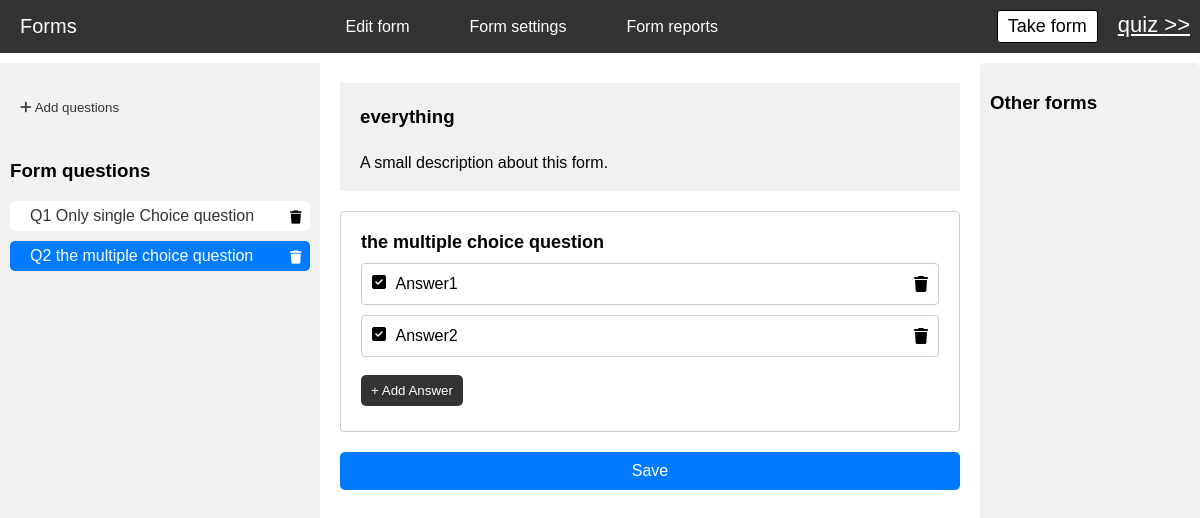
/forms/edit-form/10/8, run on the app's committed database.
### conditionalforms/models.py (models this page shows, shortened)
class question(models.Model):
    QUESTION_TYPES = (
        ('single_choice', 'Single Choice'),
        ('multiple_choice', 'Multiple Choice'),
        ('short_answer', 'Short Answer'),
        ('long_answer', 'Long Answer'),
        ('yes_no', 'Yes/No'),
    )
    form=models.ForeignKey(form,on_delete=models.CASCADE,db_column="Form")
    question_type = models.CharField(max_length=20, choices=QUESTION_TYPES,blank=True,db_column="QuestionType")
    title = models.TextField(default="Question Title",db_column="Title")
    placeholder = models.CharField(default="Placeholder text",max_length=100,blank=True, null=True,db_column="Placeholder")

class form(models.Model):
    formtitle=models.CharField(max_length=500,default="Form Title",blank=True,db_column="FormTitle")
    formdescription=models.TextField(default="A small description about this form.",blank=True,db_column="FormDescription")
    formslug=models.SlugField(max_length=200,default="form-title",null=True,db_column="FormSlug")
    datemodified=models.DateTimeField(auto_now=True,db_column="DateModified")
    showformdetails=models.BooleanField(default=True,db_column="ShowFormDetails")
    ispublished=models.BooleanField(default=True,db_column="IsPublished")

class answer(models.Model):
    content=models.TextField(default="Answer",blank=True,null=True,db_column="Content")
    is_correct=models.BooleanField(default=False,db_column="IsCorrect")
    questiontitle=models.ForeignKey(question,on_delete=models.CASCADE,blank=True,null=True,db_column="QuestionTitle")

### conditionalforms/views.py (the view)
# urls.py: path("edit-form/<int:id>/<int:questionid>",views.editform,name="editquestion"),
def editform(request, id,questionid=None):
    context = {}
    projectName = settings.ROOT_URLCONF.split('.')[0]
    formdata = get_object_or_404(models.form, id=id)
    allform = models.form.objects.all().exclude(id=id)
    questions = question.objects.get(form_id=id,id=questionid) if questionid else ''
    allQuestions = question.objects.filter(form_id=id)
    Answerformset = modelformset_factory(answer,fields=('content', 'is_correct'),extra=0)
    if request.method == "POST":
        answer_formset=Answerformset(request.POST,queryset=answer.objects.filter(questiontitle_id=questions.id))
        form = None
        prefix = f'question_{questions.id}'
        if questions.question_type == 'single_choice':
            form = SingleChoiceForm(request.POST, instance=questions, prefix=prefix)
        elif questions.question_type == 'multiple_choice':
            form = MultipleChoiceForm(request.POST, instance=questions, prefix=prefix)
        elif questions.question_type == 'yes_no':
            form = YesNoForm(request.POST, instance=questions, prefix=prefix)
        elif questions.question_type == 'short_answer':
            form = ShortAnswerForm(request.POST, instance=questions, prefix=prefix)
        elif questions.question_type == 'long_answer':
            form = LongAnswerForm(request.POST, instance=questions, prefix=prefix)
        if answer_formset.is_valid():
            answer_formset.save()
        if form is not None and form.is_valid():
            inst=form.save(commit=False)
            if questions.question_type == 'long_answer' or questions.question_type == 'short_answer':
                inst.placeholder=request.POST.get('answer')
            elif questions.question_type == 'multiple_choice':
                inst.correct_answer=request.POST.getlist('answer')
            else:
                inst.correct_answer=request.POST.get('answer')
            inst.save()
            messages.success(request, "Questions updated successfully. Your changes have been saved.")
        else:
            error = form.errors if form else None
            messages.error(request, "Failed to update the form. An error occurred while saving your changes.")
            context['errors'] = error
    else:
        answer_formset=Answerformset(queryset=answer.objects.filter(questiontitle_id=questions.id)) if questions != '' else None
    question_forms = [SingleChoiceForm(instance=questions, prefix=f'question_{questions.id}') if questions.question_type == 'single_choice'
        else MultipleChoiceForm(instance=questions, prefix=f'question_{questions.id}') if questions.question_type == 'multiple_choice'
        else YesNoForm(instance=questions, prefix=f'question_{questions.id}') if questions.question_type == 'yes_no'
        else ShortAnswerForm(instance=questions, prefix=f'question_{questions.id}') if question.question_type == 'short_answer'
        else LongAnswerForm(instance=questions, prefix=f'question_{questions.id}')] if questionid else None
    context['allForms'] = allform
    context['questions'] = questions
    context['allQuestions'] = allQuestions
    context['question_forms'] = question_forms
    context['projectName'] = projectName
    context['id'] = id
    context['form'] = formdata
    context['answerforms']=answer_formset
    return render(request, "editform.html", context)

### conditionalforms/templates/editform.html (shortened to what this page needs)
{% include 'editformnavigation.html' %}
{% load static %}
<div class="form-maincontainer">
    <div class="form-sidebar-questioncontainer">
        <h3 class="form-sidebar-title">
            <button id="toggleAddQuestion" class="form-collapsible-btn" onclick="toggleAddQuestion()">
                <i class="fas fa-plus" id="addQuestionIcon"></i> Add questions
            </button>
        </h3>
        <h3 class="form-sidebar-title">Form questions</h3>
        <div class="form-question-list" id="sortableQuestionsList" style="height: 75%;">
            {% for question in allQuestions %}
            <div class="form-question {% if question.id|add:'0' == question_forms.0.instance.pk|add:'0' %}active{% endif %}" data-questionid="{{question.id}}">
                <a href="{% url 'editquestion' id question.id %}" class="form-question-text"><div>Q{{forloop.counter}} {{question.title|safe}}</div></a>
                <form method="post" action="{% url 'deletequestion' question.id %}">
                    <div class="form-question-actions">
                        <button class="form-question-delete"><i class="fas fa-trash"></i></button>
                    </div>
                </form>
            </div>
            {% endfor %}
        </div>
    </div>
    <div class="form-mainplayground">
        <div class="form-details-panel">
            {% with 'formgeneralsettings' as settingsurl %}
            <h3>{{form.formtitle}} <i onclick="location.href='{% url settingsurl form.id %}'" class="fas fa-pencil" {% if not question_forms %} style="display: inline-block;opacity: 1;" {% endif %}></i></h3>
            <p>{{form.formdescription}} <i onclick="location.href='{% url settingsurl form.id %}'" class="fas fa-pencil" {% if not question_forms %} style="display: inline-block;opacity: 1;" {% endif %}></i></p>
            {% endwith %}
        </div>
        {% if question_forms %}
        <form method="post">
        <div class="form-question-container">
            <div class="form-question-title" contenteditable="true" id="{{question_forms.0.title.html_name}}" onblur="updateContent(this.id,this)">{{question_forms.0.title.value|safe}}</div>{{ question_forms.0.question_type }}
            {% if questions.question_type == 'multiple_choice' %}
            <div class="form-answer-list">
                {% for field in answerforms %}
                <div class="form-answer-card">
                    <label for="{{ field.content.id_for_label }}" class="form-answer-content">
                        <span class="icon"><i class="fas fa-check-square"></i></span>
                        <span contenteditable="true" id="{{field.content.html_name}}" onblur="updateContent(this.id,this)">{{field.content.value|safe}}</span>
                        {% with 'deleteanswer' as deleteanswer %}
                        <i class="fas fa-trash" onclick="location.href='{% url deleteanswer form.id questions.id field.instance.id %}'"></i>
                        {% endwith %}
                    </label>
                </div>
                {% endfor %}
            </div>
            <br>
            {% with 'addanswer' as addanswer %}
            <button type="button" class="form-question-button" style="width: auto;" onclick="location.href='{% url addanswer form.id questions.id %}'">+ Add Answer</button>
            {% endwith %}
            {% endif %}
        </div>
        <div class="form-action-button-container">
            <button class="form-action-button">Save</button>
        </div>
        </form>
        {% endif %}
    </div>
    <div class="form-sidebar-otherforms">
        <h3 class="form-sidebar-title">Other forms</h3>
    </div>
</div>

### conditionalforms/static/formmain.css (style rules this page uses)
.form-maincontainer { display: flex; margin-top: 10px; height: 90vh; }
.form-sidebar-questioncontainer { width: 300px; background-color: #f1f1f1; padding: 10px; }
.form-question-button { display: block; width: 100%; padding: 8px 10px; margin-bottom: 5px; background-color: #333; color: #fff; border: none; text-align: left; cursor: pointer; border-radius: 5px; transition: background-color 0.3s ease; }
.form-question { display: flex; justify-content: space-between; align-items: center; margin-bottom: 5px; background-color: #fff; padding: 5px; border-radius: 5px; transition: background-color 0.3s ease; cursor: pointer; }
.form-question.active { background-color: #007bff; }
.form-question.active a,.form-question.active .fas { color: white !important; }
.form-question form { margin: 0; margin-left: auto; }
.form-question-text { text-decoration: none; color: #333; }
.form-question-actions { display: flex; gap: 5px; align-items: center; }
.form-question-actions button { background-color: transparent; border: none; padding: 5px; cursor: pointer; transition: background-color 0.3s ease; }
.form-question-actions button i { color: black; }
.form-mainplayground { flex: 1; padding: 10px; display: flex; gap: 20px; flex-direction: column; overflow: auto; }
.form-question-container { margin-bottom: 20px; padding: 20px; border: 1px solid #ccc; border-radius: 4px; }
.form-question-title { font-size: 18px; font-weight: bold; margin-bottom: 10px; outline: none; }
.form-answer-list { display: flex; flex-direction: column; gap: 10px; }
.form-answer-card { display: flex; align-items: center; }
.form-answer-card .form-answer-content { position: relative; border: 1px solid #ccc; border-radius: 4px; padding: 10px; font-size: 16px; transition: border-color 0.3s; cursor: pointer; display: flex; align-items: center; gap: 5px; width: 100%; }
.form-answer-card .form-answer-content .icon { width: 20px; height: 20px; }
.form-answer-content span { outline: none; width: 100%; }
.form-sidebar-otherforms { width: 200px; background-color: #f1f1f1; padding: 10px; border-radius: 5px; transition: background-color 0.3s ease; }
.form-collapsible-btn { background-color: #f1f1f1; color: #333; padding: 8px 10px; width: 100%; text-align: left; border: none; outline: none; cursor: pointer; }
.form-action-button { display: block; width: 100%; padding: 10px; margin-bottom: 10px; background-color: #333; color: #fff; border: none; text-align: center; cursor: pointer; border-radius: 5px; transition: background-color 0.3s ease; }
.form-question-edit, .form-question-delete { display: inline-block; width: 20px; height: 20px; background-color: #555; color: #fff; border: none; padding: 5px; cursor: pointer; border-radius: 50%; transition: background-color 0.3s ease; }
.form-details-panel { background-color: #f1f1f1; padding: 0px 20px; }

### conditionalforms/static/formsettings.css (style rules this page uses)
.form-action-button-container { text-align: center; margin-top: 20px; }

### conditionalforms/static/formreports.css (style rules this page uses)
.form-mainplayground { padding: 20px; }
.form-question, .form-essay-answer { margin-bottom: 10px; }
.form-action-button-container { text-align: center; margin-top: 20px; }
.form-action-button { padding: 10px 20px; background-color: #007bff; color: #fff; border: none; border-radius: 5px; font-size: 16px; cursor: pointer; }

### data on the page
question: title "Only single Choice question"
question: title "the multiple choice question", Title "the multiple choice question", QuestionType "multiple_choice" (drawn)
form: formtitle "everything", formdescription "A small description about this form."
answer: content.value "Answer1"
answer: content.value "Answer2"

### other printed values
{{ projectName }} "quiz"
